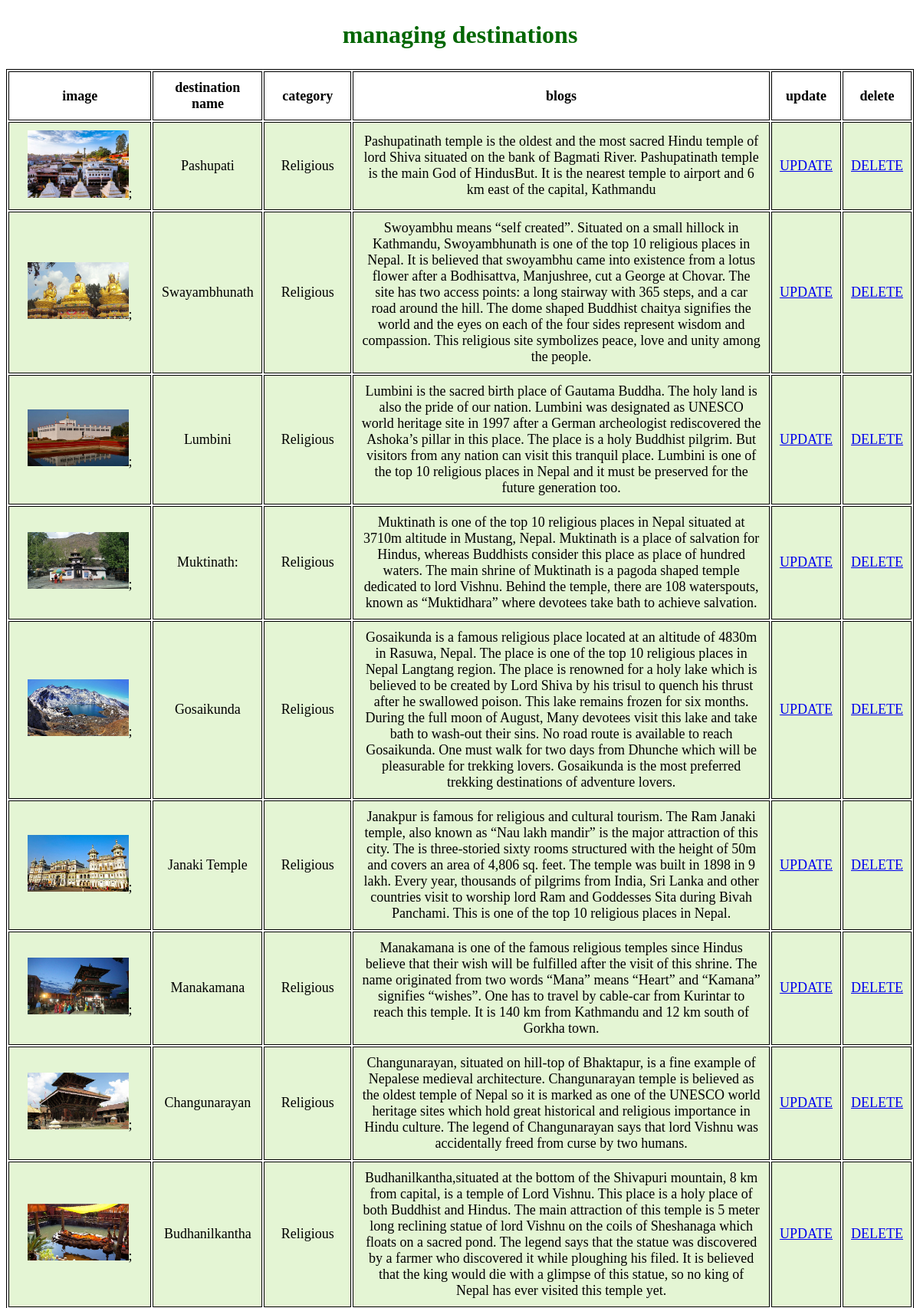
The app's page /Employee/destinations.php (upper part) with its own data.
### tables this page shows
CREATE TABLE `categories_tbl` (
  `Category_type` varchar(40) NOT NULL,
  `Destination` varchar(40) NOT NULL,
  `Front_photo_name` varchar(50) NOT NULL,
  `Blogs` text NOT NULL
);

### Employee/destinations.php (the view, shortened to what this page needs)
<?php
$conn=mysqli_connect('localhost','root','','trip_to_nepal') ;
$sql = " SELECT * FROM  categories_tbl";
$result = mysqli_query($conn,$sql);
?>
<!DOCTYPE html>
<html lang="en">
<head>
</head>
<body>
	<section>
		<h1>managing destinations</h1>
		<table>
			<tr>
                <th>image</th>
                <th>destination name</th>
				<th>category</th>
                <th>blogs</th>
				<th>update</th>
                <th>delete</th>
			</tr>
			<?php
				while($rows=mysqli_fetch_array($result))
				{
					$Destination= $rows['Destination'];
			?>
			<tr>
				<td><?php echo "<img src=\"../categories/uploads/$rows[Front_photo_name]\"  height=\"60%\" width=\"80%\" frameborder='0' alt=\"Unable to see photo\" >;"?></td>
				<td><?php echo $Destination;?></td>
				<td><?php echo $rows['Category_type'];?></td>
				<td><?php echo $rows['Blogs'];?></td>
                <td><?php
                    echo "<a href='http://localhost/tour and travel website/Employee/updateDestination1.php?Destination=$Destination'>UPDATE</a>";
                    ?>
                </td>
                <td><?php
                    echo "<a href='http://localhost/tour and travel website/Employee/deleteDestination.php?Destination=$Destination'>DELETE</a>";
                    ?>
                </td>
			</tr>
			<?php
				}
			?>
		</table>
	</section>
</body>
</html>

### Employee/destinations.php (style rules this page uses)
table { margin: 0 auto; font-size: large; border: 1px solid black; }
h1 { text-align: center; color: #006600; font-size: xx-large; font-family: 'Gill Sans', 'Gill Sans MT', ' Calibri', 'Trebuchet MS', 'sans-serif'; }
td { background-color: #E4F5D4; border: 1px solid black; }
th, td { font-weight: bold; border: 1px solid black; padding: 10px; text-align: center; }
td { font-weight: lighter; }

### records on screen
categories_tbl: Front_photo_name (picture), Destination "Pashupati", Category_type "Religious", Blogs "Pashupatinath temple is the oldest and the most sacred Hindu temple of lord Shiva situated on the bank of Bagmati River. Pashupatinath temple is the main God of HindusBut. It is the nearest temple to airport and 6 km east of the capital, Kathmandu"
categories_tbl: Front_photo_name (picture), Destination "Swayambhunath", Category_type "Religious", Blogs "Swoyambhu means “self created”. Situated on a small hillock in Kathmandu, Swoyambhunath is one of the top 10 religious places in Nepal. It is believed that swoyambhu came into existence from a lotus flower after a Bodhisattva, Manjushree, cut a George at Chovar. The site has two access points: a long stairway with 365 steps, and a car road around the hill. The dome shaped Buddhist chaitya signifies the world and the eyes on each of the four sides represent wisdom and compassion. This religious site symbolizes peace, love and unity among the people."
categories_tbl: Front_photo_name (picture), Destination "Lumbini", Category_type "Religious", Blogs "Lumbini is the sacred birth place of Gautama Buddha. The holy land is also the pride of our nation. Lumbini was designated as UNESCO world heritage site in 1997 after a German archeologist rediscovered the Ashoka’s pillar in this place. The place is a holy Buddhist pilgrim. But visitors from any nation can visit this tranquil place. Lumbini is one of the top 10 religious places in Nepal and it must be preserved for the future generation too."
categories_tbl: Front_photo_name (picture), Destination "Muktinath:", Category_type "Religious", Blogs "Muktinath is one of the top 10 religious places in Nepal situated at 3710m altitude in Mustang, Nepal. Muktinath is a place of salvation for Hindus, whereas Buddhists consider this place as place of hundred waters. The main shrine of Muktinath is a pagoda shaped temple dedicated to lord Vishnu. Behind the temple, there are 108 waterspouts, known as “Muktidhara” where devotees take bath to achieve salvation."
categories_tbl: Front_photo_name (picture), Destination "Gosaikunda", Category_type "Religious", Blogs "Gosaikunda is a famous religious place located at an altitude of 4830m in Rasuwa, Nepal. The place is one of the top 10 religious places in Nepal Langtang region. The place is renowned for a holy lake which is believed to be created by Lord Shiva by his trisul to quench his thrust after he swallowed poison. This lake remains frozen for six months. During the full moon of August, Many devotees visit this lake and take bath to wash-out their sins. No road route is available to reach Gosaikunda. One must walk for two days from Dhunche which will be pleasurable for trekking lovers. Gosaikunda is the most preferred trekking destinations of adventure lovers."
categories_tbl: Front_photo_name (picture), Destination "Janaki Temple", Category_type "Religious", Blogs "Janakpur is famous for religious and cultural tourism. The Ram Janaki temple, also known as “Nau lakh mandir” is the major attraction of this city. The is three-storied sixty rooms structured with the height of 50m and covers an area of 4,806 sq. feet. The temple was built in 1898 in 9 lakh. Every year, thousands of pilgrims from India, Sri Lanka and other countries visit to worship lord Ram and Goddesses Sita during Bivah Panchami. This is one of the top 10 religious places in Nepal."
categories_tbl: Front_photo_name (picture), Destination "Manakamana", Category_type "Religious", Blogs "Manakamana is one of the famous religious temples since Hindus believe that their wish will be fulfilled after the visit of this shrine. The name originated from two words “Mana” means “Heart” and “Kamana” signifies “wishes”. One has to travel by cable-car from Kurintar to reach this temple. It is 140 km from Kathmandu and 12 km south of Gorkha town."
categories_tbl: Front_photo_name (picture), Destination "Changunarayan", Category_type "Religious", Blogs "Changunarayan, situated on hill-top of Bhaktapur, is a fine example of Nepalese medieval architecture. Changunarayan temple is believed as the oldest temple of Nepal so it is marked as one of the UNESCO world heritage sites which hold great historical and religious importance in Hindu culture. The legend of Changunarayan says that lord Vishnu was accidentally freed from curse by two humans."
categories_tbl: Front_photo_name (picture), Destination "Budhanilkantha", Category_type "Religious", Blogs "Budhanilkantha,situated at the bottom of the Shivapuri mountain, 8 km from capital, is a temple of Lord Vishnu. This place is a holy place of both Buddhist and Hindus. The main attraction of this temple is 5 meter long reclining statue of lord Vishnu on the coils of Sheshanaga which floats on a sacred pond. The legend says that the statue was discovered by a farmer who discovered it while ploughing his filed. It is believed that the king would die with a glimpse of this statue, so no king of Nepal has ever visited this temple yet."
